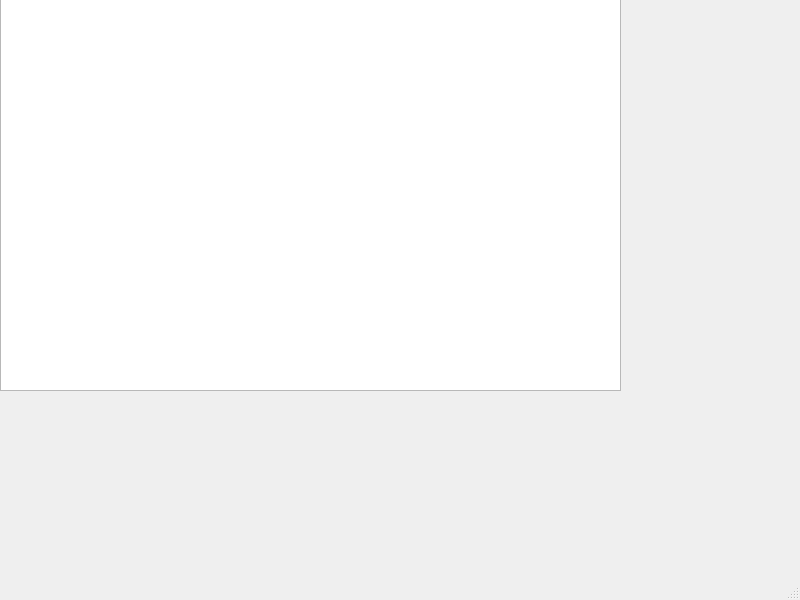
<?xml version="1.0" encoding="UTF-8"?>
<ui version="4.0">
 <class>showDialog</class>
 <widget class="QMainWindow" name="showDialog">
  <property name="geometry">
   <rect>
    <x>0</x>
    <y>0</y>
    <width>800</width>
    <height>600</height>
   </rect>
  </property>
  <property name="windowTitle">
   <string>MainWindow</string>
  </property>
  <widget class="QWidget" name="centralwidget">
   <widget class="QTableWidget" name="tableWidget">
    <property name="geometry">
     <rect>
      <x>0</x>
      <y>-30</y>
      <width>621</width>
      <height>421</height>
     </rect>
    </property>
   </widget>
  </widget>
  <widget class="QMenuBar" name="menubar">
   <property name="geometry">
    <rect>
     <x>0</x>
     <y>0</y>
     <width>800</width>
     <height>26</height>
    </rect>
   </property>
  </widget>
  <widget class="QStatusBar" name="statusbar"/>
 </widget>
 <resources/>
 <connections/>
</ui>
